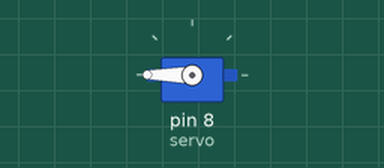
The sketch below on a simulated Arduino Uno, built with avr-gcc and run on an emulated ATmega328P. Shown: servo.

Above: at 2.05 s.
Timing chart, 0 to 6.6 s (numbered marks = the images above):
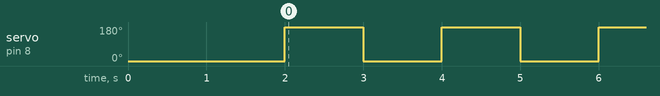

Measured:
- by itself, servo on pin 8 (servo): alternates 180° for 1.0 s and 0° for 1.0 s

The sketch:

Lab_instrumentering.ino
```cpp
//Prosjekt Instrumentering
#include<Servo.h>

Servo servo;
//Konstanter:


void setup() {
  // put your setup code here, to run once:
  servo.attach(8);
  servo.write(0);
  delay(2000);
}

void loop() {
  // put your main code here, to run repeatedly:
  servo.write(180);
  delay(1000);
  servo.write(0);
  delay(1000);
}
```
